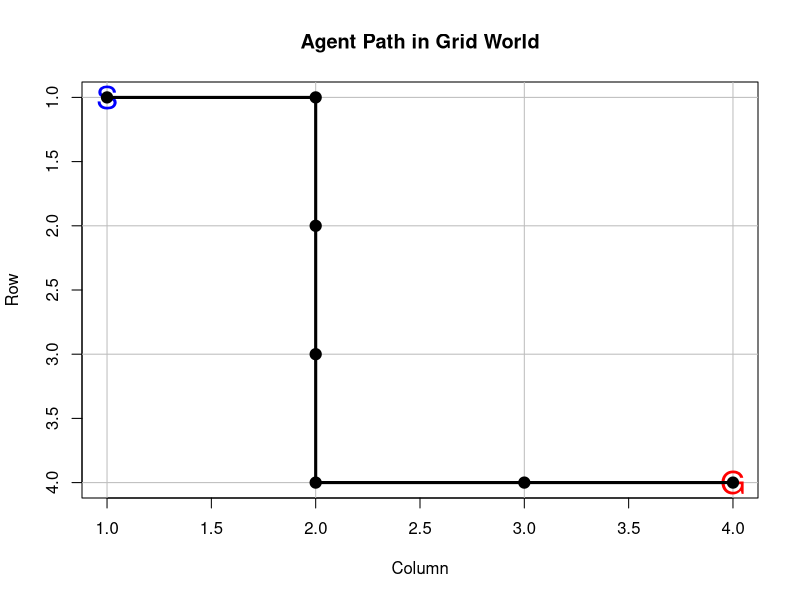

Write the R code that produced this figure.
grid_size <- 4

x <- c(1,1,2,3,4,4,4)
y <- c(1,2,2,2,2,3,4)

plot(1:grid_size,
     1:grid_size,
     type="n",
     xlim=c(1,4),
     ylim=c(4,1),
     xlab="Column",
     ylab="Row",
     main="Agent Path in Grid World")

abline(v=1:4,col="gray")
abline(h=1:4,col="gray")

text(1,1,"S",cex=2,col="blue")
text(4,4,"G",cex=2,col="red")

lines(y,x,lwd=3)
points(y,x,pch=19,cex=1.5)
